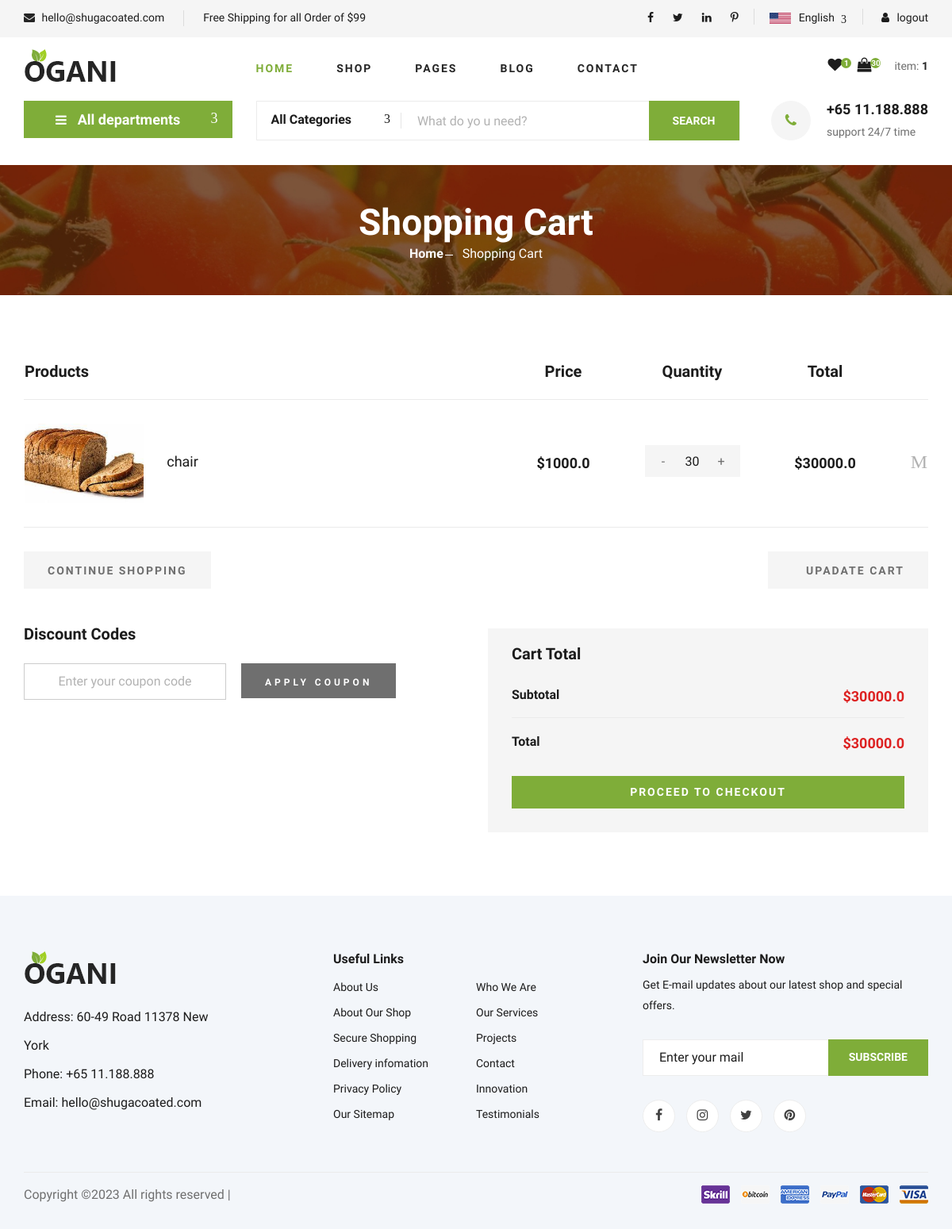
The page /shoping-cart (signed in) on the database as committed earlier.
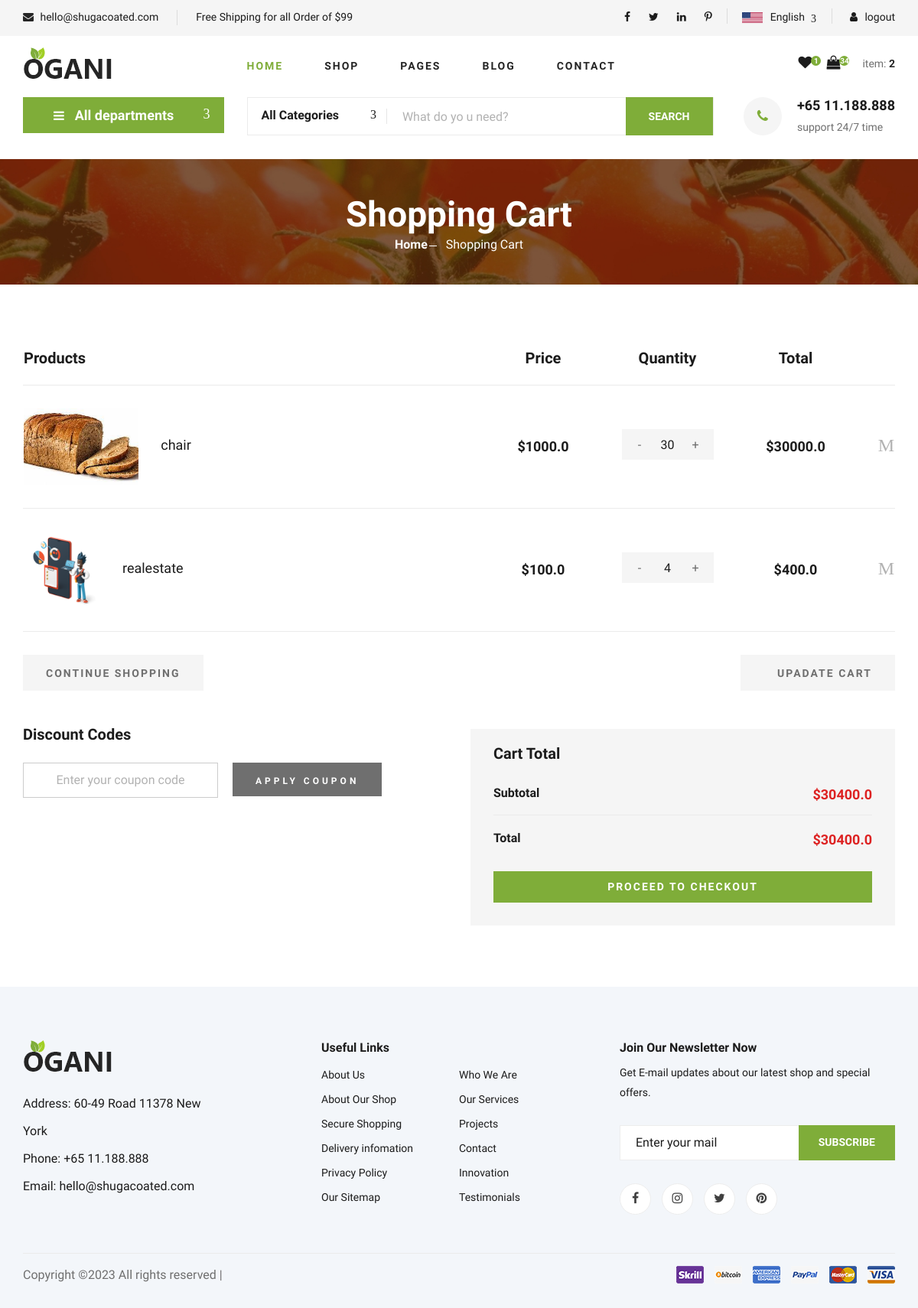
The same page on the database as committed later.
### Estorapp/models.py (models this page shows, shortened)
class OrderItem(models.Model):
    product = models.ForeignKey(Product, on_delete=models.CASCADE, null=True, blank=True)
    order = models.ForeignKey(Order, on_delete=models.SET_NULL, blank=True, null=True )
    quantity = models.IntegerField(default=0, null=True, blank=True)
    date_added = models.DateTimeField(auto_now_add=True)
    @property
    def get_total(self):
        total = self.product.price * self.quantity
        return total

class Product(models.Model):
    name = models.CharField(max_length=200)
    product_type =models.ForeignKey(ProductType, on_delete=models.CASCADE, max_length=50,null=True, blank=True)
    price = models.FloatField()
    slash_price = models.FloatField(null=True,)
    product_brifing = models.CharField(max_length=50,null=True, blank=True)
    product_details = models.TextField(max_length=5000,null=True, blank=True)
    product_informations = models.TextField(max_length=5000,null=True, blank=True)
    image = models.ImageField(upload_to="images", null=True,blank=True)

class Order(models.Model):
    customer = models.ForeignKey(Customer, on_delete=models.SET_NULL, null=True, blank=True )
    date_ordered = models.DateTimeField(auto_now_add=True)
    complete = models.BooleanField(default=False, null=True, blank=False)
    transaction_id = models.CharField(max_length=100, null=True)
    class Meta:
        ordering = ["-transaction_id"]
    @property
    def get_cart_total(self):
        orderitems = self.orderitem_set.all()
        total = sum([item.get_total for item in orderitems])
        return total
    @property
    def get_cart_items(self):
        orderitems = self.orderitem_set.all()
        total = sum([item.quantity for item in orderitems])
        return total

### Estorapp/views.py (the view)
# urls.py: path("shoping-cart", views.shopingCart, name='shoping-cart'),
def shopingCart(request):
    if request.user.is_authenticated:
        customer = request.user.customer
        order, created = Order.objects.get_or_create(customer=customer, complete=False)
        items = order.orderitem_set.all()
        cartItems = order.get_cart_items
        get_orderitems = order.orderitem_set.all().count()
    else:
        items = []
        order = {'get_cart_total': 0, 'get_cart_items': 0}
        cartItems = order['get_cart_items']
        get_orderitems = 0
    context = {"items": items, "order": order, 'cartItems': cartItems,'get_orderitems':get_orderitems}
    return render(request, 'shoping-cart.html', context)

### Estorapp/templates/shoping-cart.html (shortened to what this page needs)
{% extends "main.html"%}
{% load static %}
{% block content %}
    <header class="header">
        <div class="header__top">
            <div class="container">
                <div class="row">
                    <div class="col-lg-6 col-md-6">
                        <div class="header__top__left">
                            <ul>
                                <li><i class="fa fa-envelope"></i> hello@shugacoated.com</li>
                                <li>Free Shipping for all Order of $99</li>
                            </ul>
                        </div>
                    </div>
                    <div class="col-lg-6 col-md-6">
                        <div class="header__top__right">
                            <div class="header__top__right__social">
                                <a href="#"><i class="fa fa-facebook"></i></a>
                                <a href="#"><i class="fa fa-twitter"></i></a>
                                <a href="#"><i class="fa fa-linkedin"></i></a>
                                <a href="#"><i class="fa fa-pinterest-p"></i></a>
                            </div>
                            <div class="header__top__right__language">
                                <img src="{% static 'images/img/language.png' %}" alt="">
                                <div>English</div>
                                <span class="arrow_carrot-down"></span>
                            </div>
                            <div class="header__top__right__auth">
                                 {% if user.is_authenticated %}
                                 <a href="{% url 'logout'%}"><i class="fa fa-user"></i> logout</a>
                              {%else%}
                                 <a href="{% url 'login'%}"><i class="fa fa-user"></i> Login</a>
                              {% endif %}
                            </div>
                        </div>
                    </div>
                </div>
            </div>
        </div>
        <div class="container">
            <div class="row">
                <div class="col-lg-3">
                    <div class="header__logo">
                        <a href="{% url 'home' %}"><img src="{% static 'images/img/logo.png' %}" alt=""></a>
                    </div>
                </div>
                <div class="col-lg-6">
                    <nav class="header__menu">
                          <ul>
                                <li class="active"><a href="{% url 'home'%}">Home</a></li>
                                <li><a href="{% url 'shop-grid' %}">Shop</a></li>
                                <li><a href="#">Pages</a>
                                </li>
                                <li><a href="{% url 'blog' %}">Blog</a></li>
                                <li><a href="{% url 'contact' %}">Contact</a></li>
                          </ul>
                    </nav>
                </div>
                <div class="col-lg-3">
                    <div class="header__cart">
                        <ul>
                            <li><a href="#"><i class="fa fa-heart"></i> <span>1</span></a></li>
                            <li><a href="{% url 'shoping-cart' %}"><i class="fa fa-shopping-bag"></i> <span>{{cartItems}}</span></a></li>
                        </ul>
                        <div class="header__cart__price">item: <span>{{get_orderitems}}</span></div>
                    </div>
                </div>
            </div>
        </div>
    </header>
    <section class="hero hero-normal">
        <div class="container">
            <div class="row">
                <div class="col-lg-3">
                    <div class="hero__categories">
                        <div class="hero__categories__all">
                            <i class="fa fa-bars"></i>
                            <span>All departments</span>
                        </div>
                    </div>
                </div>
                <div class="col-lg-9">
                    <div class="hero__search">
                        <div class="hero__search__form">
                            <form action="#">
                                <div class="hero__search__categories">
                                    All Categories
                                    <span class="arrow_carrot-down"></span>
                                </div>
                                <input type="text" placeholder="What do yo u need?">
                                <button type="submit" class="site-btn">SEARCH</button>
                            </form>
                        </div>
                        <div class="hero__search__phone">
                            <div class="hero__search__phone__icon">
                                <i class="fa fa-phone"></i>
                            </div>
                            <div class="hero__search__phone__text">
                                <h5>+65 11.188.888</h5>
                                <span>support 24/7 time</span>
                            </div>
                        </div>
                    </div>
                </div>
            </div>
        </div>
    </section>
    <section class="breadcrumb-section set-bg" data-setbg="{% static 'images/img/breadcrumb.jpg' %}">
        <div class="container">
            <div class="row">
                <div class="col-lg-12 text-center">
                    <div class="breadcrumb__text">
                        <h2>Shopping Cart</h2>
                        <div class="breadcrumb__option">
                            <a href="{% url 'home'%}">Home</a>
                            <span>Shopping Cart</span>
                        </div>
                    </div>
                </div>
            </div>
        </div>
    </section>
    <section class="shoping-cart spad">
        <div class="container">
            <div class="row">
                <div class="col-lg-12">
                    <div class="shoping__cart__table">
                        <table>
                            <thead>
                                <tr>
                                    <th class="shoping__product">Products</th>
                                    <th>Price</th>
                                    <th>Quantity</th>
                                    <th>Total</th>
                                    <th></th>
                                </tr>
                            </thead>
                            <tbody>
                                <tr>
                                    {% for item in items %}
                                    <td class="shoping__cart__item">
                                        <img style="height:100px" src="{{item.product.image.url}}" alt="">
                                        <h5>{{item.product.name}}</h5>
                                    </td>
                                    <td class="shoping__cart__price">
                                       ${{item.product.price}}
                                    </td>
                                    <td class="shoping__cart__quantity">
                                        <div class="quantity">
                                            <div class="pro-qty">
                                                <input type="text" value="{{item.quantity}}">
                                            </div>
                                        </div>
                                    </td>
                                    <td class="shoping__cart__total">
                                        ${{item.get_total}}
                                    </td>
                                    <td class="shoping__cart__item__close">
                                        <span class="icon_close"></span>
                                    </td>
                                </tr>
                                {% endfor%}
                            </tbody>
                        </table>
                    </div>
                </div>
            </div>
            <div class="row">
                <div class="col-lg-12">
                    <div class="shoping__cart__btns">
                        <a href="#" class="primary-btn cart-btn">CONTINUE SHOPPING</a>
                        <a href="#" class="primary-btn cart-btn cart-btn-right"><span class="icon_loading"></span>
                            Upadate Cart</a>
                    </div>
                </div>
                <div class="col-lg-6">
                    <div class="shoping__continue">
                        <div class="shoping__discount">
                            <h5>Discount Codes</h5>
                            <form action="#">
                                <input type="text" placeholder="Enter your coupon code">
                                <button type="submit" class="site-btn">APPLY COUPON</button>
                            </form>
                        </div>
                    </div>
                </div>
                <div class="col-lg-6">
                    <div class="shoping__checkout">
                        <h5>Cart Total</h5>
                        <ul>
                            <li>Subtotal <span>${{order.get_cart_total}}</span></li>
                            <li>Total <span>${{order.get_cart_total}}</span></li>
                        </ul>
                        <a href="{% url 'checkout' %}" class="primary-btn">PROCEED TO CHECKOUT</a>
                    </div>
                </div>
            </div>
        </div>
    </section>
{% endblock content %}

### Estorapp/templates/main.html (shortened to what this page needs)
{% load static %}
<!DOCTYPE html>
<html lang="zxx">
<head>
    <link rel="stylesheet" href="{% static 'styles/css/bootstrap.min.css' %}" type="text/css">
    <link rel="stylesheet" href="{% static 'styles/css/font-awesome.min.css' %}" type="text/css">
    <link rel="stylesheet" href="{% static 'styles/css/nice-select.css' %}" type="text/css}">
    <link rel="stylesheet" href="{% static 'styles/css/jquery-ui.min.css' %}" type="text/css}">
    <link rel="stylesheet" href="{% static 'styles/css/owl.carousel.min.css' %}" type="text/css">
    <link rel="stylesheet" href="{% static 'styles/css/slicknav.min.css' %}" type="text/css">
    <link rel="stylesheet" href="{% static 'styles/css/style.css' %}" type="text/css">
    <link rel="stylesheet" href="{% static 'styles/css/elegant-icons.css' %}" type="text/css">
    <link rel="stylesheet" href="https://cdnjs.cloudflare.com/ajax/libs/font-awesome/4.7.0/css/font-awesome.min.css">
</head>
<body>
    {% block content %}
    {% endblock content%}
    <footer class="footer spad">
        <div class="container">
            <div class="row">
                <div class="col-lg-3 col-md-6 col-sm-6">
                    <div class="footer__about">
                        <div class="footer__about__logo">
                            <a href="./index.html"><img src="{% static 'images/img/logo.png' %}" alt=""></a>
                        </div>
                        <ul>
                            <li>Address: 60-49 Road 11378 New York</li>
                            <li>Phone: +65 11.188.888</li>
                            <li>Email: hello@shugacoated.com</li>
                        </ul>
                    </div>
                </div>
                <div class="col-lg-4 col-md-6 col-sm-6 offset-lg-1">
                    <div class="footer__widget">
                        <h6>Useful Links</h6>
                        <ul>
                            <li><a href="#">About Us</a></li>
                            <li><a href="#">About Our Shop</a></li>
                            <li><a href="#">Secure Shopping</a></li>
                            <li><a href="#">Delivery infomation</a></li>
                            <li><a href="#">Privacy Policy</a></li>
                            <li><a href="#">Our Sitemap</a></li>
                        </ul>
                        <ul>
                            <li><a href="#">Who We Are</a></li>
                            <li><a href="#">Our Services</a></li>
                            <li><a href="#">Projects</a></li>
                            <li><a href="#">Contact</a></li>
                            <li><a href="#">Innovation</a></li>
                            <li><a href="#">Testimonials</a></li>
                        </ul>
                    </div>
                </div>
                <div class="col-lg-4 col-md-12">
                    <div class="footer__widget">
                        <h6>Join Our Newsletter Now</h6>
                        <p>Get E-mail updates about our latest shop and special offers.</p>
                        <form action="#">
                            <input type="text" placeholder="Enter your mail">
                            <button type="submit" class="site-btn">Subscribe</button>
                        </form>
                        <div class="footer__widget__social">
                            <a href="#"><i class="fa fa-facebook"></i></a>
                            <a href="#"><i class="fa fa-instagram"></i></a>
                            <a href="#"><i class="fa fa-twitter"></i></a>
                            <a href="#"><i class="fa fa-pinterest"></i></a>
                        </div>
                    </div>
                </div>
            </div>
            <div class="row">
                <div class="col-lg-12">
                    <div class="footer__copyright">
                        <div class="footer__copyright__text"><p>
  Copyright &copy;<script>document.write(new Date().getFullYear());</script> All rights reserved |
  </p></div>
                        <div class="footer__copyright__payment"><img src="img/payment-item.png" alt=""></div>
                    </div>
                </div>
            </div>
        </div>
    </footer>
</body>
</html>

Rows that differ between the two databases and show on the page:
added OrderItem: product.image (picture), product.name "realestate", product.price "100.0", quantity "4", get_total "400.0"
computed for Order: get_cart_total "30000.0" → "30400.0"
Other text that changed with them:
{{ cartItems }}: "30" → "34"
{{ get_orderitems }}: "1" → "2"
